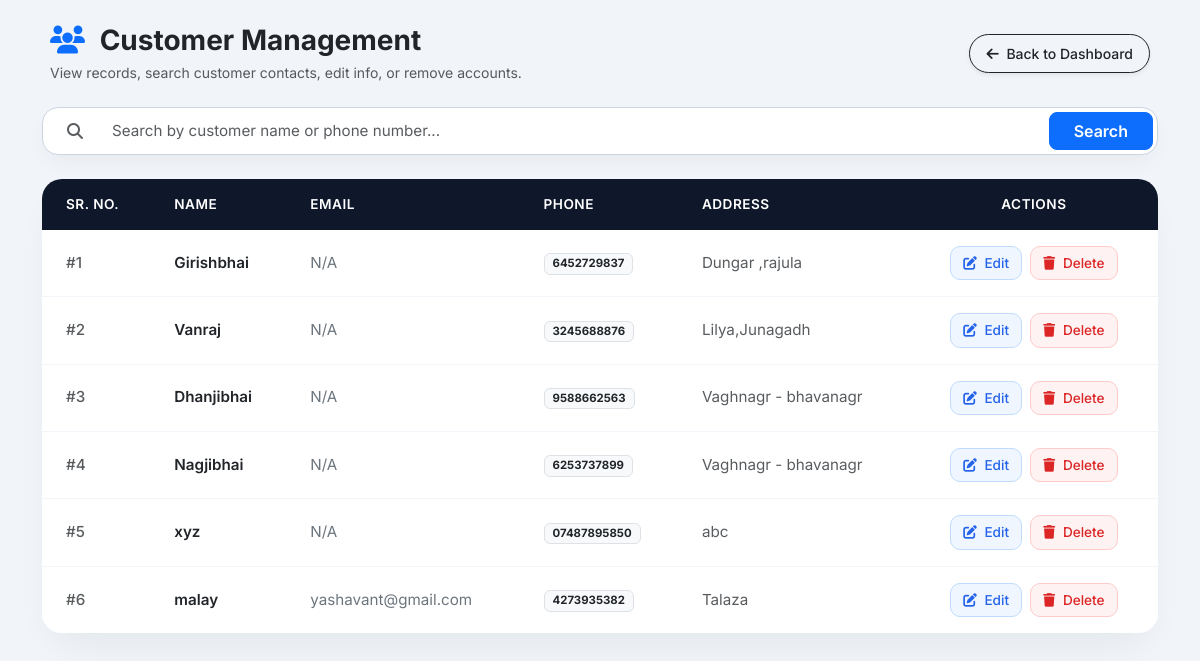
Page /customers/ (signed in) on the committed database.
### billing_app/models.py (models this page shows, shortened)
class Customer(models.Model):
    distributor = models.ForeignKey(User, on_delete=models.CASCADE)
    name = models.CharField(max_length=100)
    email = models.EmailField(blank=True, null=True)
    phone = models.CharField(max_length=15)
    address = models.TextField(blank=True, null=True)
    created_at = models.DateTimeField(auto_now_add=True)

### billing_app/views.py (the view)
# urls.py: path('customers/', views.customer_list_view, name='customer_list'),
@login_required(login_url='login')
def customer_list_view(request):
    query = request.GET.get('q', '')
    if query:
        customers = (
            Customer.objects.filter(distributor=request.user, name__icontains=query)
            | Customer.objects.filter(distributor=request.user, phone__icontains=query)
        )
    else:
        customers = Customer.objects.filter(distributor=request.user).order_by('-created_at')
    return render(request, 'billing_app/customer_list.html', {'customers': customers, 'query': query})

### billing_app/templates/billing_app/customer_list.html (shortened to what this page needs)
<!DOCTYPE html>
<html lang="en">
<head>
    <link href="https://cdn.jsdelivr.net/npm/bootstrap@5.3.0/dist/css/bootstrap.min.css" rel="stylesheet">
    <link rel="stylesheet" href="https://cdnjs.cloudflare.com/ajax/libs/font-awesome/6.4.0/css/all.min.css">
</head>
<body class="py-4">
    <div class="container">
        <div class="d-flex justify-content-between align-items-center mb-4 px-2">
            <div>
                <h3 class="fw-bold text-dark mb-1"><i class="fa-solid fa-users text-primary me-2"></i> Customer Management</h3>
                <p class="text-muted small mb-0">View records, search customer contacts, edit info, or remove accounts.</p>
            </div>
            <a href="{% url 'dashboard' %}" class="btn btn-outline-dark btn-sm px-3 py-2 rounded-pill fw-medium shadow-sm">
                <i class="fa-solid fa-arrow-left me-1"></i> Back to Dashboard
            </a>
        </div>
        <form method="GET" class="input-group search-box mb-4">
            <span class="input-group-text bg-transparent border-0 ps-4 text-muted"><i class="fa-solid fa-search"></i></span>
            <input type="text" name="q" value="{{ query }}" class="form-control" placeholder="Search by customer name or phone number...">
            <button class="btn btn-primary px-4 fw-semibold m-1 rounded-3" type="submit">Search</button>
        </form>
        <div class="card table-card">
            <div class="card-body p-0">
                <table class="table table-hover align-middle mb-0">
                    <thead>
                        <tr>
                            <th class="ps-4">Sr. No.</th>
                            <th>Name</th>
                            <th>Email</th>
                            <th>Phone</th>
                            <th>Address</th>
                            <th class="text-center pe-4">Actions</th>
                        </tr>
                    </thead>
                    <tbody>
                        {% for customer in customers %}
                        <tr>
                            <td class="ps-4 fw-medium text-muted">#{{ forloop.counter }}</td>
                            <td class="fw-semibold text-dark">{{ customer.name }}</td>
                            <td><span class="text-secondary">{{ customer.email|default:"N/A" }}</span></td>
                            <td><span class="badge bg-light text-dark border px-2 py-1">{{ customer.phone }}</span></td>
                            <td><span class="text-muted">{{ customer.address|default:"N/A" }}</span></td>
                            <td class="text-center pe-4">
                                <a href="{% url 'update_customer' customer.id %}" class="btn btn-action-edit me-1">
                                    <i class="fa-solid fa-pen-to-square me-1"></i> Edit
                                </a>
                                <button type="button" class="btn btn-action-delete" data-bs-toggle="modal" data-bs-target="#deleteModal{{ customer.id }}">
                                    <i class="fa-solid fa-trash me-1"></i> Delete
                                </button>
                            </td>
                        </tr>
                        {% endfor %}
                    </tbody>
                </table>
            </div>
        </div>
    </div>
</body>
</html>

### billing_app/templates/billing_app/customer_list.html (style rules this page uses)
body { font-family: 'Inter', sans-serif; background-color: #f1f5f9; color: #1e293b; }
.search-box { background: #ffffff; border-radius: 16px; border: 1px solid #cbd5e1; overflow: hidden; box-shadow: 0 10px 25px -5px rgba(15, 23, 42, 0.05); }
.search-box .form-control { border: none; padding: 12px 18px; font-size: 0.95rem; background: transparent; }
.table-card { border: none; border-radius: 20px; box-shadow: 0 20px 40px -15px rgba(15, 23, 42, 0.08); background: #ffffff; overflow: hidden; }
.table thead th { background-color: #0f172a; color: #ffffff; font-weight: 600; font-size: 0.85rem; text-transform: uppercase; letter-spacing: 0.5px; padding: 15px 20px; border: none; }
.table tbody td { padding: 16px 20px; vertical-align: middle; color: #334155; border-bottom: 1px solid #f1f5f9; font-size: 0.95rem; }
.table tbody tr:last-child td { border-bottom: none; }
.btn-action-edit { background-color: #eff6ff; color: #2563eb; border: 1px solid #bfdbfe; border-radius: 10px; padding: 6px 12px; font-weight: 500; font-size: 0.85rem; transition: all 0.2s ease; }
.btn-action-delete { background-color: #fef2f2; color: #dc2626; border: 1px solid #fecaca; border-radius: 10px; padding: 6px 12px; font-weight: 500; font-size: 0.85rem; transition: all 0.2s ease; }

### rows in the picture
Customer: name "Girishbhai", email "N/A", phone "6452729837", address "Dungar ,rajula"
Customer: name "Vanraj", email "N/A", phone "3245688876", address "Lilya,Junagadh"
Customer: name "Dhanjibhai", email "N/A", phone "9588662563", address "Vaghnagr - bhavanagr"
Customer: name "Nagjibhai", email "N/A", phone "6253737899", address "Vaghnagr - bhavanagr"
Customer: name "xyz", email "N/A", phone "07487895850", address "abc"
Customer: name "malay", email "yashavant@gmail.com", phone "4273935382", address "Talaza"
